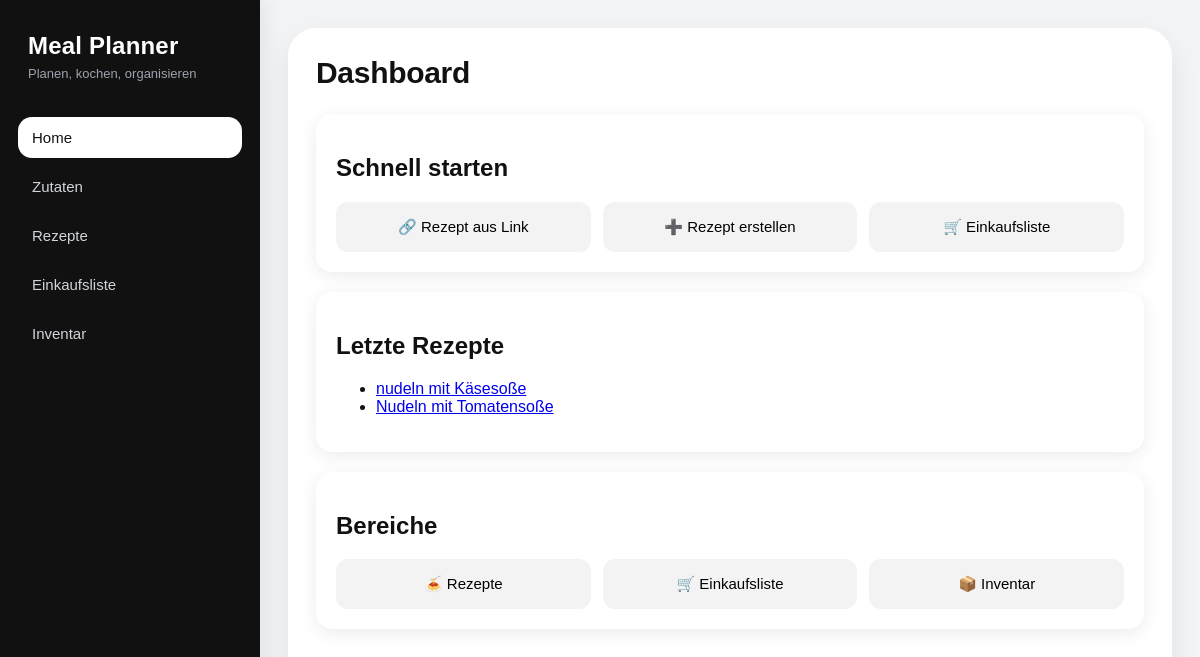
/, run on an earlier commit of the app's database.
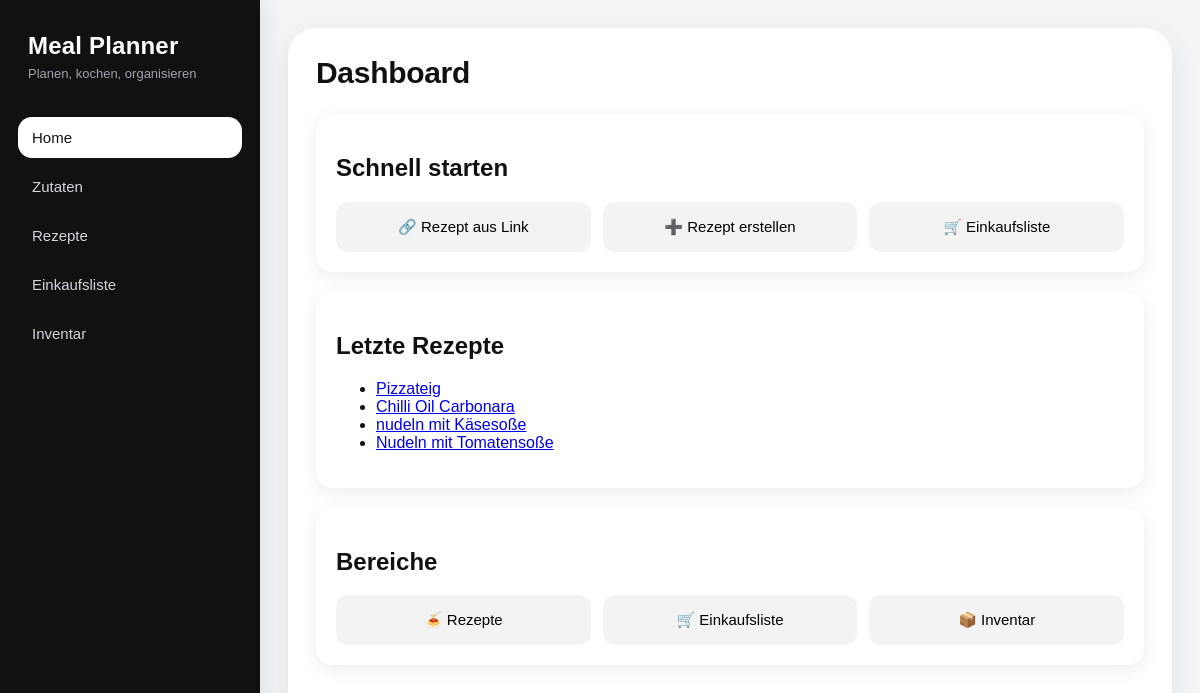
And on a later commit of the database.
### recipes/models.py (models this page shows, shortened)
class Recipe(models.Model):
    name = models.CharField(max_length=150)
    servings = models.PositiveIntegerField(default=1)
    instructions = models.TextField(blank=True)
    created_at = models.DateTimeField(auto_now_add=True)
    ingredients = models.ManyToManyField(
        Ingredient,
        through="RecipeIngredient",
        related_name="recipes",
    )

### core/views.py (the view)
# urls.py: 2. Add a URL to urlpatterns:  path('', views.home, name='home')
def home(request):
    recent_recipes = Recipe.objects.order_by("-created_at")[:5]
    context = {
        "recent_recipes": recent_recipes,
    }
    return render(request, "core/home.html", context)

### core/templates/core/home.html (shortened to what this page needs)
{% extends "base.html" %}
{% load static %}
{% block extra_css %}
<link rel="stylesheet" href="{% static 'core/css/home.css' %}">
{% endblock %}
{% block content %}
<div class="page">
    <h1 class="page-title">Dashboard</h1>
    <div class="card">
        <h2>Schnell starten</h2>
        <div class="quick-actions">
            <button type="button" class="action-card" id="homeLinkBtn">
                🔗 Rezept aus Link
            </button>
            <a href="{% url 'recipes:recipe_list' %}" class="action-card">
                ➕ Rezept erstellen
            </a>
            <a href="{% url 'shopping:list' %}" class="action-card">
                🛒 Einkaufsliste
            </a>
        </div>
    </div>
    <div class="card">
        <h2>Letzte Rezepte</h2>
        {% if recent_recipes %}
            <ul class="recipe-list">
                {% for recipe in recent_recipes %}
                    <li>
                        <a href="{% url 'recipes:recipe_detail' recipe.id %}">
                            {{ recipe.name }}
                        </a>
                    </li>
                {% endfor %}
            </ul>
        {% else %}
            <p class="empty-state">Noch keine Rezepte vorhanden.</p>
        {% endif %}
    </div>
    <div class="card">
        <h2>Bereiche</h2>
        <div class="quick-actions">
            <a href="{% url 'recipes:recipe_list' %}" class="action-card">🍝 Rezepte</a>
            <a href="{% url 'shopping:list' %}" class="action-card">🛒 Einkaufsliste</a>
            <a href="{% url 'inventory:list' %}" class="action-card">📦 Inventar</a>
        </div>
    </div>
</div>
{% endblock %}

What changed in the data, as far as the page shows it:
added Recipe: name "Pizzateig"
added Recipe: name "Chilli Oil Carbonara"
